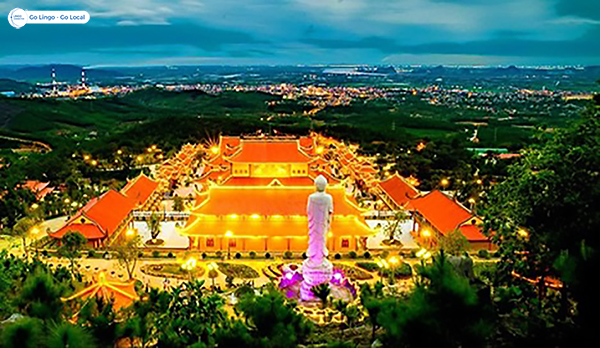
#> input picture exercise/pagoda.jpg, 600 x 348 px
$ jupyter execute B5.ipynb
#> lines starting #> are read from the running program, lines starting #| are printed output that depends on the picture
[cell 1]
import cv2
import numpy as np
from scipy.ndimage import rotate, gaussian_filter, map_coordinates, zoom
import imageio.v2 as iio
import matplotlib.pyplot as plt

image_list = {
    "1": "exercise/pagoda.jpg",
    "2": "exercise/papaya.jpg",
    "3": "exercise/quang_ninh.jpg"
}

def select_image():
    print("Chọn ảnh:")
    for k, v in image_list.items():
        print(f"{k}: {v}")
    choice = input("Nhập số ảnh (1-3): ")
#> the answer given: 1
    return iio.imread(image_list.get(choice, "exercise/pagoda.jpg"))
#> returned value is the input picture: shape (348, 600, 3); mean R, G, B 82.1, 94.8, 64.1

def resize_image(img, max_size=400):
#> called with max_size = 400
    h, w = img.shape[:2]
#> h = 348; w = 600
    if max(h, w) > max_size:
        scale = max_size / max(h, w)
#> scale = 0.667
        return cv2.resize(img, (int(w*scale), int(h*scale)))
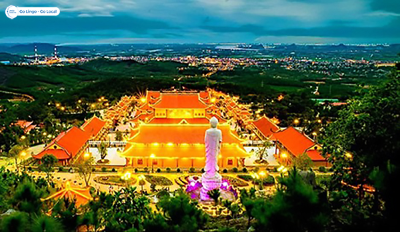
#> returned value: shape (232, 400, 3); mean of channels 0, 1, 2 82, 94.8, 64.1; drawn as R, G, B
    return img

def show_result(title, img):
    plt.imshow(img)
    plt.title(title)
    plt.axis('off')
    plt.show()

def wave_transform(image, amplitude=10, frequency=0.05):
    H, W = image.shape[:2]
    M = np.indices((H, W))
    dx = amplitude * np.sin(2 * np.pi * M[0] * frequency)
    dy = amplitude * np.cos(2 * np.pi * M[1] * frequency)
    coords = M + np.array([dx, dy])
    coords = coords.reshape(2, -1)
    warped = np.zeros_like(image)
    for c in range(3):
        warped[..., c] = map_coordinates(image[..., c], coords, order=1, mode='reflect').reshape(H, W)
    return warped

# ========== MENU CHÍNH ========== #
def main_menu():
    while True:
        img = resize_image(select_image())  # chọn ảnh mỗi lần đầu
        while True:
            print("\nChọn phép biến đổi:")
            print("1. Tịnh tiến")
            print("2. Xoay")
            print("3. Zoom")
            print("4. Làm mờ Gaussian")
            print("5. Biến đổi sóng")
            print("6. Đổi ảnh khác")
            print("7. Thoát chương trình")

            choice = input("Nhập lựa chọn (1-7): ")

            if choice == "1":
                dx = int(input("Nhập số pixel tịnh tiến theo x: "))
                dy = int(input("Nhập số pixel tịnh tiến theo y: "))
                h, w = img.shape[:2]
                result = np.ones_like(img) * 255
                result[dy:h, dx:w] = img[0:h-dy, 0:w-dx]
                show_comparison(img, result, "Ảnh sau khi tịnh tiến")

            elif choice == "2":
                angle = float(input("Nhập góc xoay (độ): "))
                reshape = input("Giữ kích thước ảnh gốc? (y/n): ").lower() == 'n'
                result = rotate(img, angle=angle, reshape=reshape, mode='reflect')
                show_comparison(img, result, "Ảnh sau khi xoay")

            elif choice == "3":
                factor = float(input("Nhập hệ số zoom (ví dụ: 1.5): "))
                result = zoom(img, (factor, factor, 1))
                show_comparison(img, result, "Ảnh sau khi zoom")

            elif choice == "4":
                sigma = float(input("Nhập giá trị sigma (độ làm mờ): "))
                result = gaussian_filter(img, sigma=(sigma, sigma, 0))
                show_comparison(img, result, "Ảnh làm mờ Gaussian")

            elif choice == "5":
                amp = float(input("Nhập biên độ sóng (amplitude): "))
                result = wave_transform(img, amplitude=amp)
                show_comparison(img, result, "Ảnh sau biến đổi sóng")

            elif choice == "6":
                print("🔄 Đổi sang ảnh khác.")
                break  # Thoát vòng lặp trong để chọn lại ảnh mới

            elif choice == "7":
                print("✅ Thoát chương trình.")
                return  # Thoát khỏi cả 2 vòng lặp

            else:
                print("❌ Lựa chọn không hợp lệ.")
#> this loop made 2 passes; the answer given on pass 1: 1
#> pass 1, in show_comparison, `plt.show()`:
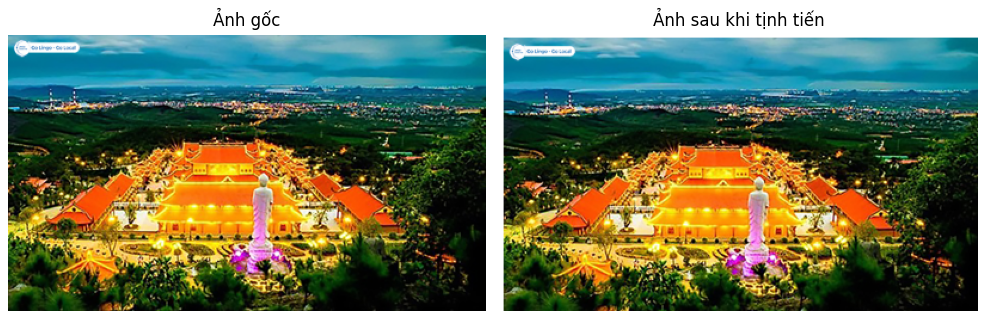
#> figure drawn by matplotlib, 2 panels
#> after the loop:
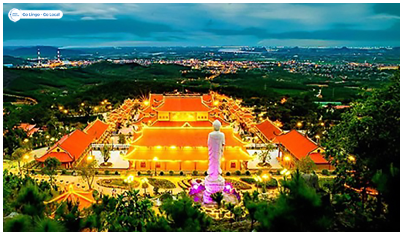
#> result: shape (232, 400, 3); mean of channels 0, 1, 2 86.8, 99.3, 68.9; drawn as R, G, B

def show_comparison(original, transformed, title_result):
    plt.figure(figsize=(10, 4))
    plt.subplot(1, 2, 1)
    plt.imshow(original)
    plt.title("Ảnh gốc")
    plt.axis('off')

    plt.subplot(1, 2, 2)
    plt.imshow(transformed)
    plt.title(title_result)
    plt.axis('off')
    plt.tight_layout()
    plt.show()

# ======= Chạy chương trình ======= #
main_menu()

$ run again, with exercise/colorful-ripe-tropical-fruits.jpg copied over exercise/pagoda.jpg
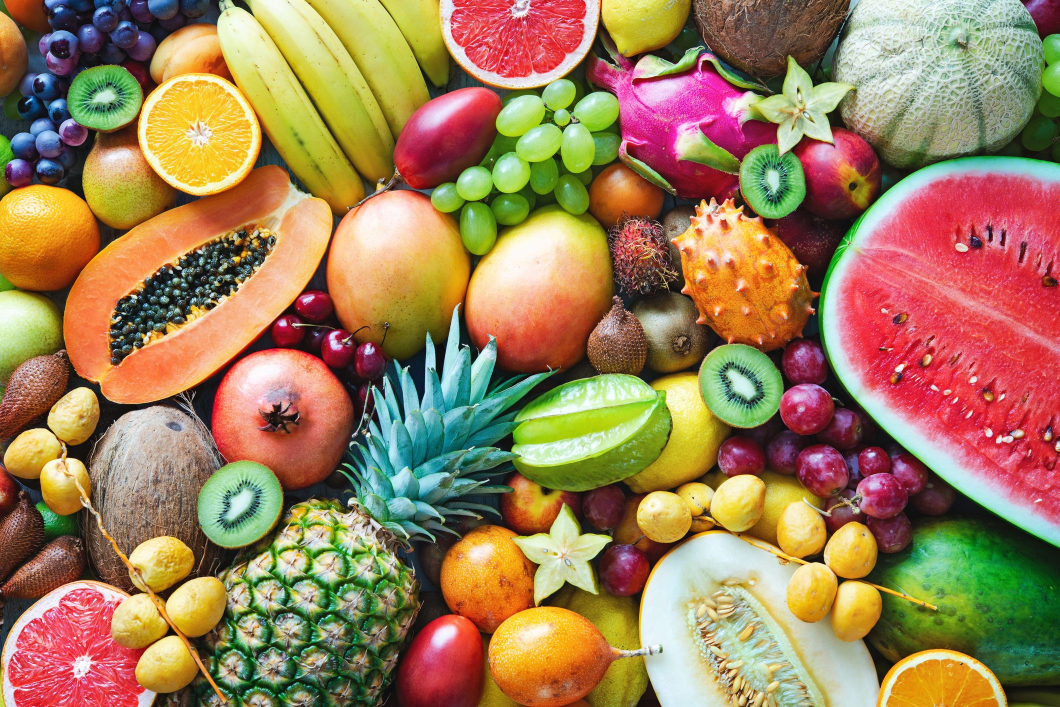
#> input picture exercise/colorful-ripe-tropical-fruits.jpg, 2119 x 1414 px (shown at 1/2 size)
#> in select_image, returned value is the input picture: shape (1414, 2119, 3); mean R, G, B 157.9, 126.8, 88.7
#> in resize_image, `h, w = img.shape[:2]`: h = 1414; w = 2119
#> scale = 0.189
#> the loop in main_menu, `while True:` made 2 passes; the answer given on pass 1: 1
#> pass 1, in show_comparison, `plt.show()`:
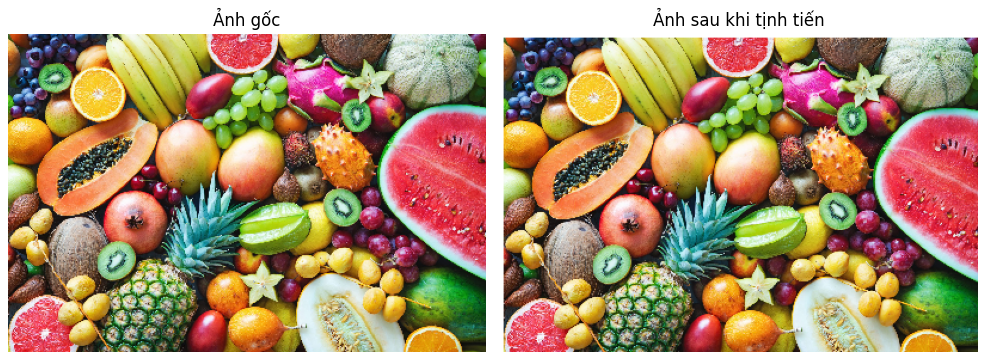
#> figure drawn by matplotlib, 2 panels
#> after the loop in main_menu, `while True:`:
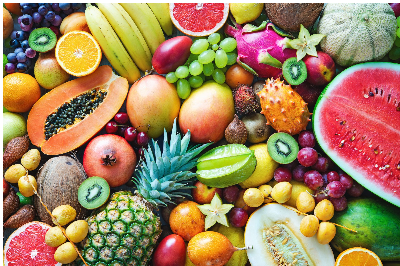
#> result: shape (266, 400, 3); mean of channels 0, 1, 2 159.9, 129.6, 92; drawn as R, G, B

$ run again, with exercise/ha-long-bay-in-vietnam.jpg copied over exercise/pagoda.jpg
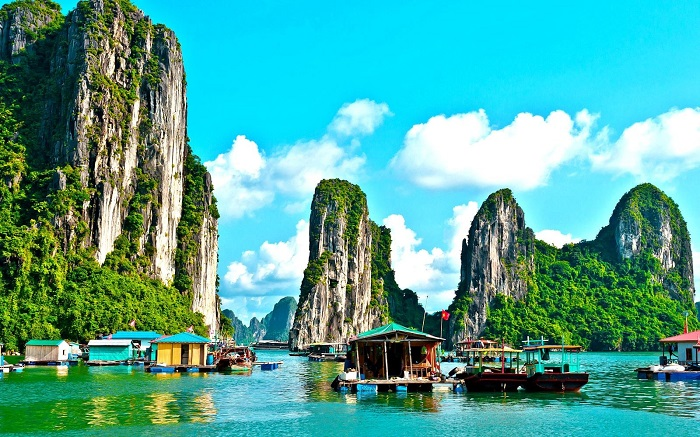
#> input picture exercise/ha-long-bay-in-vietnam.jpg, 700 x 437 px
#> in select_image, returned value is the input picture: shape (437, 700, 3); mean R, G, B 80.7, 164.8, 153.4
#> in resize_image, `h, w = img.shape[:2]`: h = 437; w = 700
#> scale = 0.571
#> the loop in main_menu, `while True:` made 2 passes; the answer given on pass 1: 1
#> pass 1, in show_comparison, `plt.show()`:
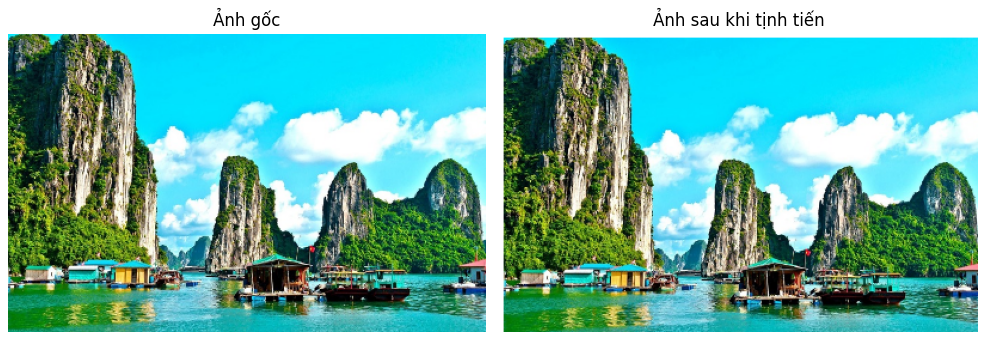
#> figure drawn by matplotlib, 2 panels
#> after the loop in main_menu, `while True:`:
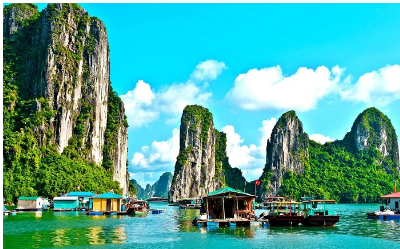
#> result: shape (249, 400, 3); mean of channels 0, 1, 2 84.2, 166.1, 154.7; drawn as R, G, B

$ run again, with exercise/mountain_boat_mirror.jpg copied over exercise/pagoda.jpg
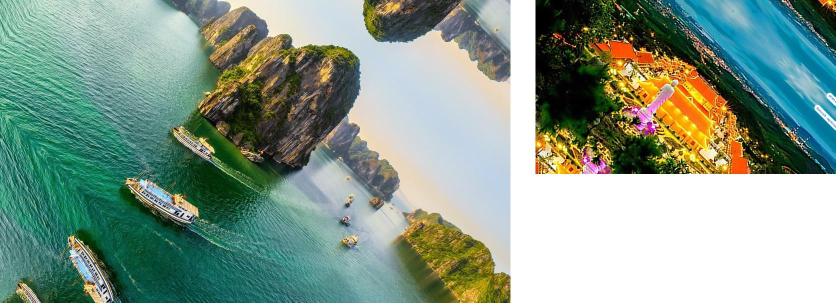
#> input picture exercise/mountain_boat_mirror.jpg, 1671 x 605 px (shown at 1/2 size)
#> in select_image, returned value is the input picture: shape (605, 1671, 3); mean R, G, B 132.8, 154.3, 139.4
#> in resize_image, `h, w = img.shape[:2]`: h = 605; w = 1671
#> scale = 0.239
#> the loop in main_menu, `while True:` made 2 passes; the answer given on pass 1: 1
#> pass 1, in show_comparison, `plt.show()`:
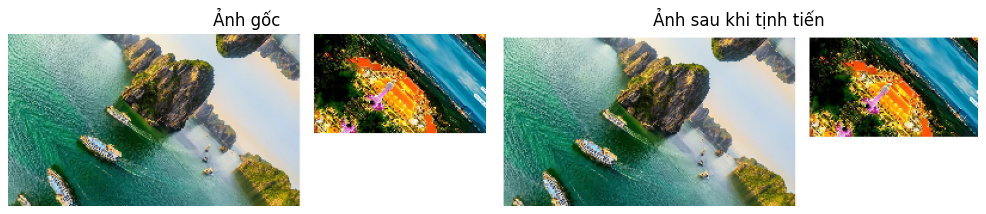
#> figure drawn by matplotlib, 2 panels
#> after the loop in main_menu, `while True:`:
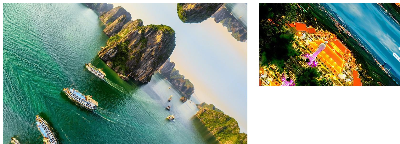
#> result: shape (144, 400, 3); mean of channels 0, 1, 2 135.7, 156.4, 141.8; drawn as R, G, B
